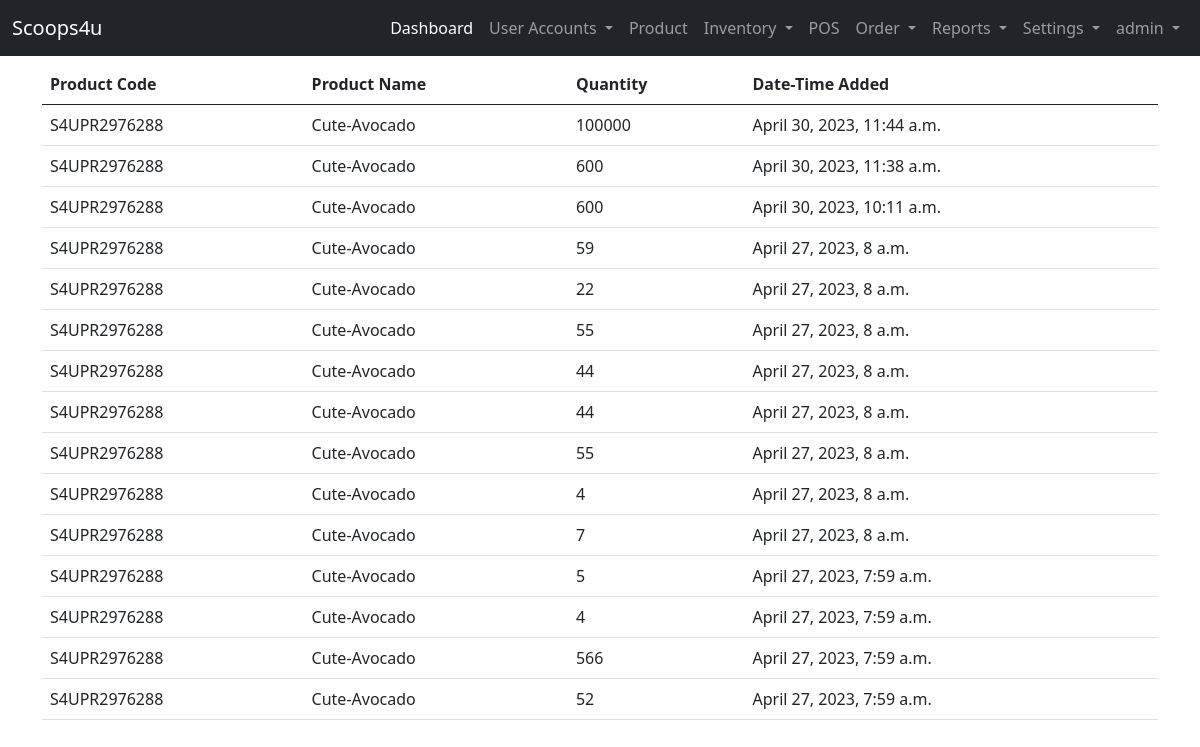
Screenshot of /user-site/view-inventory/ (signed in) with the database file from the repository.
### landing_page/models.py (models this page shows)
class User(AbstractUser):
    ROLE = ((" "," "),("admin","admin"),("staff","staff"),("reseller","reseller"),("delivery_staff","delivery_staff"))
    STAT = ((" "," "),("active","active"),("inactive","inactive"))
    role = models.CharField(max_length=50, null=True, default=None, choices=ROLE)
    status = models.CharField(max_length=50, null=True, default=None , choices=STAT)

### admin_site/models.py (models this page shows, shortened)
class By_Batch(models.Model):
    product_code = models.CharField( max_length=200, null=True,verbose_name='Product Code')
    product_name = models.CharField( max_length=200, null=True,verbose_name='Product Name')
    product_flavor = models.CharField( max_length=200, null=True, verbose_name='Product Flavor')
    product_batch =  models.CharField(max_length=200, null=True, verbose_name='Batch Number')
    product_quantity =  models.IntegerField(null=True,  verbose_name='Quantity')
    product_expired =  models.DateField( null=True, verbose_name='Expiration Date')
    created_at =models.DateTimeField(default=timezone.now,  verbose_name='created')

### admin_site/views.py (the view)
# urls.py: path('view-inventory/', views.view_inventory, name='view_inventory'),
@login_required(login_url='landing_page:login')
def view_inventory(request):
    list_inventory = By_Batch.objects.all().order_by('-id')
    context = {'list_inventory':list_inventory}
    return render(request, 'admin_site/inventory/view.html', context)

### templates/admin_site/inventory/view.html
{% extends 'admin_site/base.html' %}
{% block content %}
    {% if list_inventory %}
    <table class="table table-hover">
        <thead>
            <tr>
                <th>Product Code</th>
                <th>Product Name</th>
                <th>Quantity</th>
                <th>Date-Time Added</th>
            </tr>
        </thead>
        <tbody>
            {% for list in  list_inventory %}
            <tr>
                <td>{{ list.product_code }}</td>
                <td>{{ list.product_name }}</td>
                <td>{{ list.product_quantity }}</td>
                <td>{{ list.created_at }}</td>
            </tr>
            {% endfor %}
        </tbody>
    </table>
    {% endif %}
{% endblock content %}

### templates/admin_site/base.html (shortened to what this page needs)
{% load static %}
<!DOCTYPE html>
<html lang="en">
<head>
    <link href="https://cdn.jsdelivr.net/npm/bootstrap@5.0.2/dist/css/bootstrap.min.css" rel="stylesheet">
    <link rel="stylesheet" href="{% static 'css/sample.css' %}">
  </head>
<body>
  {% if user.role == "admin"%}
    <nav class="navbar navbar-expand-lg navbar-dark bg-dark">
        <div class="container-fluid">
          <a class="navbar-brand" href="#">Scoops4u</a>
          <div class="collapse navbar-collapse" id="navbarNavDropdown">
            <ul class="navbar-nav ms-auto mb-2 mb-lg-0">
              <li class="nav-item">
                <a class="nav-link active" aria-current="page" href="{% url 'admin_site:dashboard'%}">Dashboard</a>
              </li>
              <li class="nav-item dropdown">
                <a class="nav-link dropdown-toggle" href="#" id="navbarDropdownMenuLink" role="button" data-bs-toggle="dropdown" aria-expanded="false">
                  User Accounts
                </a>
              </li>
              <li class="nav-item">
                <a class="nav-link" href="{%url 'admin_site:list_product' %}">Product</a>
              </li>
              <li class="nav-item dropdown">
                <a class="nav-link dropdown-toggle" href="#" id="navbarDropdownMenuLink" role="button" data-bs-toggle="dropdown" aria-expanded="false">
                  Inventory
                </a>
              </li>
              <li class="nav-item">
                <a class="nav-link" href="{%url 'admin_site:pos' %}">POS</a>
              </li>
              <li class="nav-item dropdown">
                <a class="nav-link dropdown-toggle" href="#" id="navbarDropdownMenuLink" role="button" data-bs-toggle="dropdown" aria-expanded="false">
                  Order
                </a>
              </li>
              <li class="nav-item dropdown">
                <a class="nav-link dropdown-toggle" href="#" id="navbarDropdownMenuLink" role="button" data-bs-toggle="dropdown" aria-expanded="false">
                  Reports
                </a>
              </li>
              <li class="nav-item dropdown">
                <a class="nav-link dropdown-toggle" href="#" id="navbarDropdownMenuLink" role="button" data-bs-toggle="dropdown" aria-expanded="false">
                  Settings
                </a>
              </li>
              <li class="nav-item dropdown">
                <a class="nav-link dropdown-toggle" href="#" id="navbarDropdownMenuLink" role="button" data-bs-toggle="dropdown" aria-expanded="false">
                  {{ user }}
                </a>
              </li>
            </ul>
          </div>
        </div>
      </nav>
  {% endif %}
      <div class="container">
        <div class="row mt-2">
            <div class="col-lg-12">
                {% block content %}
                {% endblock content %}
            </div>
        </div>
      </div>
</body>
</html>

### rows the page displays
User: username "admin"
By_Batch: product_code "S4UPR2976288", product_name "Cute-Avocado", product_quantity "100000", created_at "April 30, 2023, 11:44 a.m."
By_Batch: product_code "S4UPR2976288", product_name "Cute-Avocado", product_quantity "600", created_at "April 30, 2023, 11:38 a.m."
By_Batch: product_code "S4UPR2976288", product_name "Cute-Avocado", product_quantity "600", created_at "April 30, 2023, 10:11 a.m."
By_Batch: product_code "S4UPR2976288", product_name "Cute-Avocado", product_quantity "59", created_at "April 27, 2023, 8 a.m."
By_Batch: product_code "S4UPR2976288", product_name "Cute-Avocado", product_quantity "22", created_at "April 27, 2023, 8 a.m."
By_Batch: product_code "S4UPR2976288", product_name "Cute-Avocado", product_quantity "55", created_at "April 27, 2023, 8 a.m."
By_Batch: product_code "S4UPR2976288", product_name "Cute-Avocado", product_quantity "44", created_at "April 27, 2023, 8 a.m."
By_Batch: product_code "S4UPR2976288", product_name "Cute-Avocado", product_quantity "44", created_at "April 27, 2023, 8 a.m."
By_Batch: product_code "S4UPR2976288", product_name "Cute-Avocado", product_quantity "55", created_at "April 27, 2023, 8 a.m."
By_Batch: product_code "S4UPR2976288", product_name "Cute-Avocado", product_quantity "4", created_at "April 27, 2023, 8 a.m."
By_Batch: product_code "S4UPR2976288", product_name "Cute-Avocado", product_quantity "7", created_at "April 27, 2023, 8 a.m."
By_Batch: product_code "S4UPR2976288", product_name "Cute-Avocado", product_quantity "5", created_at "April 27, 2023, 7:59 a.m."
By_Batch: product_code "S4UPR2976288", product_name "Cute-Avocado", product_quantity "4", created_at "April 27, 2023, 7:59 a.m."
By_Batch: product_code "S4UPR2976288", product_name "Cute-Avocado", product_quantity "566", created_at "April 27, 2023, 7:59 a.m."
By_Batch: product_code "S4UPR2976288", product_name "Cute-Avocado", product_quantity "52", created_at "April 27, 2023, 7:59 a.m."
